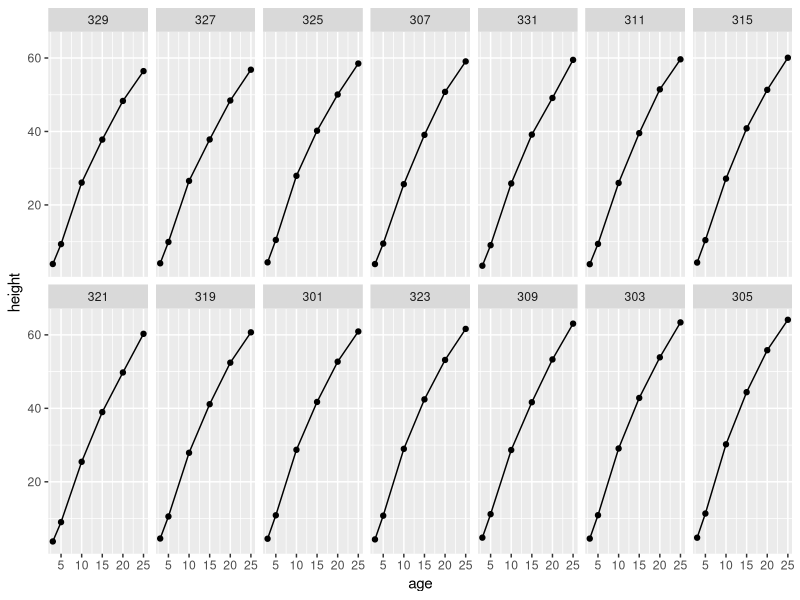
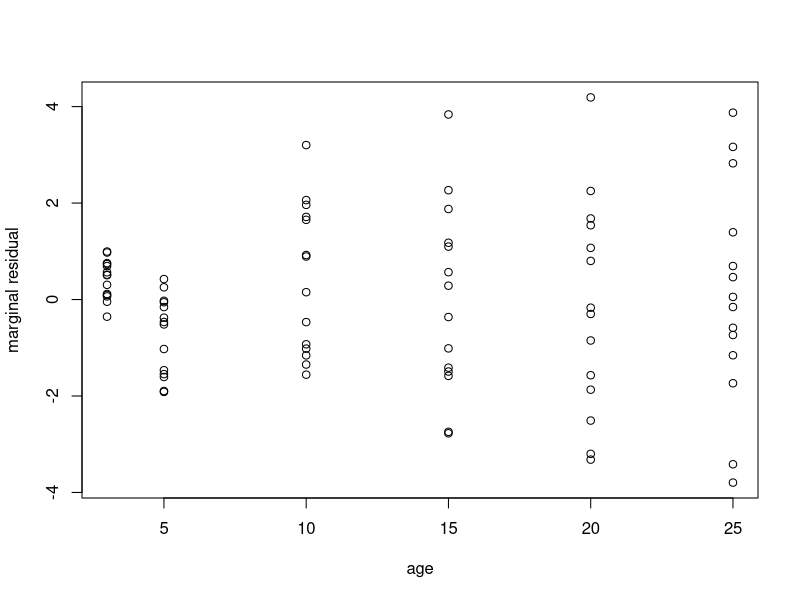
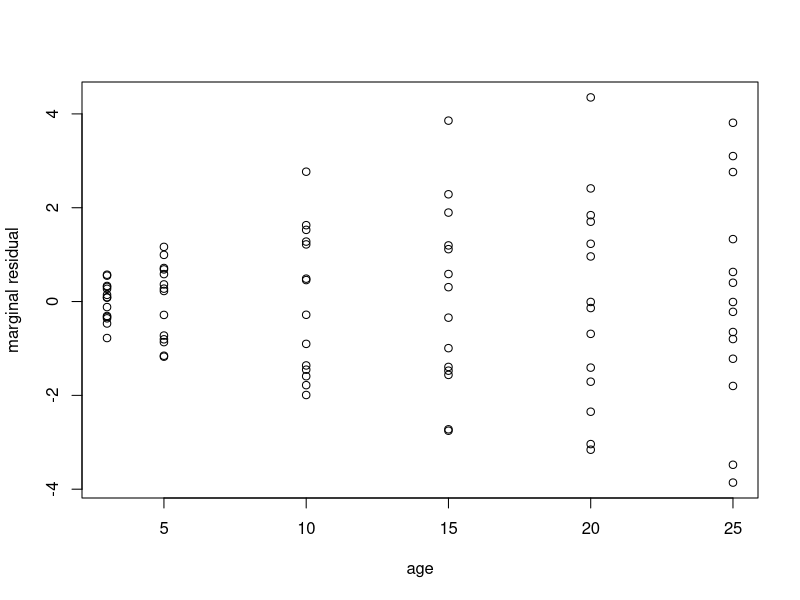
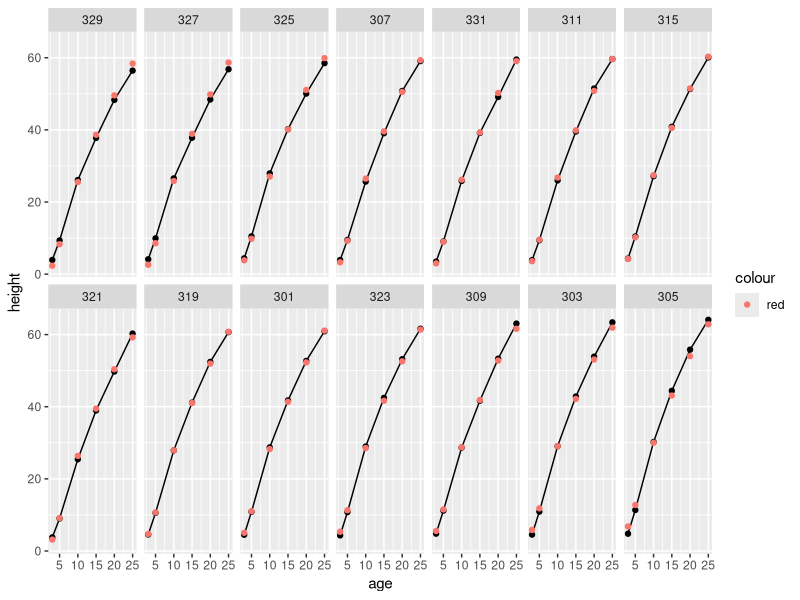
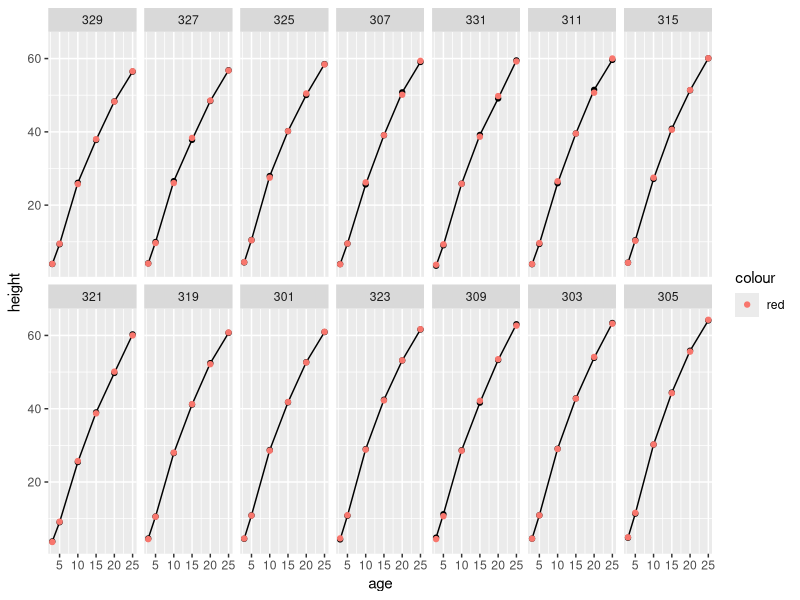
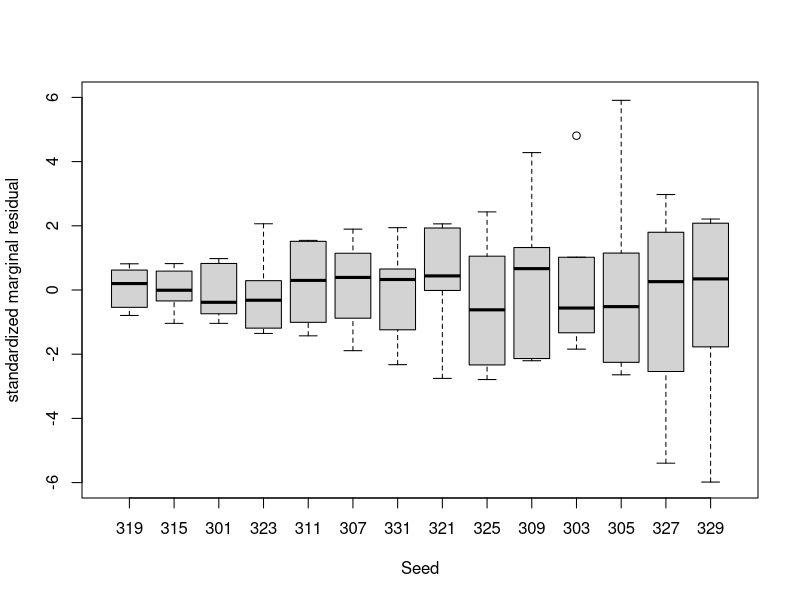
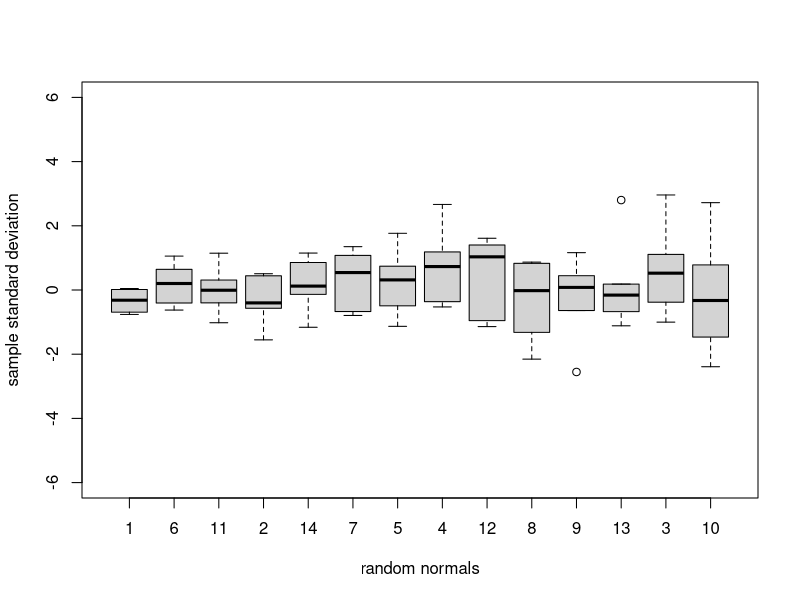
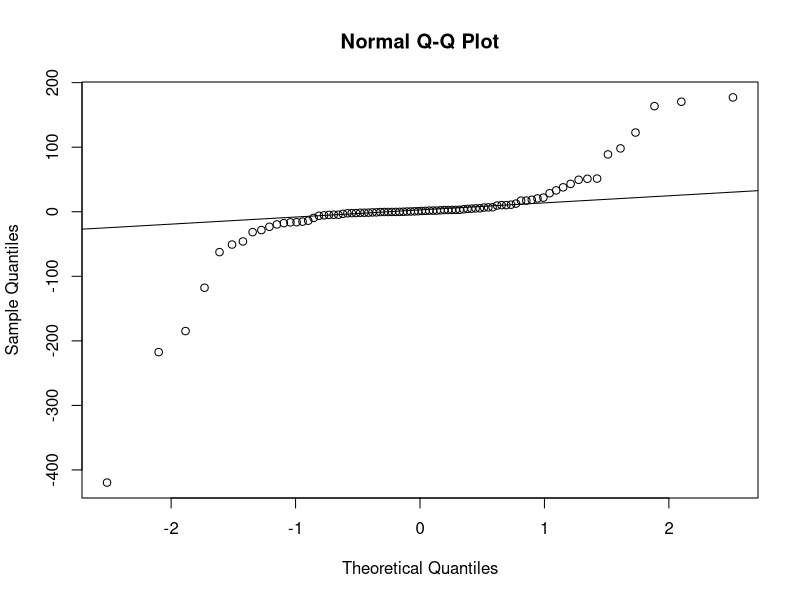

The R source for these figures, in order:
## ---- chunk 1
library(nlme)

# aggregated model
Mach.agg <- aggregate(score~Machine*Worker, data = Machines, FUN=mean)

m2 <- lm(score~Machine+Worker, data = Mach.agg)

anova(m2)

# full model with interaction
m0 <- lm(score~Machine*Worker, data = Machines)

anova(m0)

(142.18*3/10)/(33.29/36)
1-pf((142.18*3/10)/(33.29/36), 10, 36)

# additive model (no interaction)
m1 <- lm(score~Machine+Worker, data = Machines)

anova(m1)

anova(m1,m0)



## ---- chunk 2
library(nlme)
library(ggplot2)
head(Loblolly)
ggplot(data = Loblolly) + 
  geom_line(mapping = aes(x = age, y = height)) + 
  geom_point(mapping = aes(x = age, y = height)) + 
  facet_wrap(~ Seed, nrow = 2)

## ---- chunk 3
lmc <- lmeControl(niterEM=1000,msMaxIter=1000,msMaxEval=1000)

model1 <- lme(height ~ poly(age,3), data = Loblolly,
random = list(Seed = ~ poly(age,3)),
correlation = corAR1(form = ~ age|Seed), control = lmc)

summary(model1)
## ---- chunk 4
bdiag_m <- function(lmat) {
    ## Copyright (C) 2016 Martin Maechler, ETH Zurich
    if(!length(lmat)) return(new("dgCMatrix"))
    stopifnot(is.list(lmat), is.matrix(lmat[[1]]),
              (k <- (d <- dim(lmat[[1]]))[1]) == d[2], # k x k
              all(vapply(lmat, dim, integer(2)) == k)) # all of them
    N <- length(lmat)
    if(N * k > .Machine$integer.max)
        stop("resulting matrix too large; would be  M x M, with M=", N*k)
    M <- as.integer(N * k)
    ## result: an   M x M  matrix
    new("dgCMatrix", Dim = c(M,M),
        ## 'i :' maybe there's a faster way (w/o matrix indexing), but elegant?
        i = as.vector(matrix(0L:(M-1L), nrow=k)[, rep(seq_len(N), each=k)]),
        p = k * 0L:M,
        x = as.double(unlist(lmat, recursive=FALSE, use.names=FALSE)))
}
## ---- chunk 5
library(lme4)
model2lmer <- lmer(height ~ poly(age,3) + (poly(age,3) | Seed), data = Loblolly, control = lmerControl(optimizer="Nelder_Mead", optCtrl = list(maxfun = 100000), check.conv.grad = .makeCC("warning", tol = 0.71, relTol = NULL)))
Z <- model.matrix(model2lmer, type = 'random')
psi_i <- getVarCov(model1)
psi <- bdiag_m(list(psi_i,psi_i,psi_i,psi_i,psi_i,psi_i,psi_i,psi_i,psi_i,psi_i,psi_i,psi_i,psi_i,psi_i))
inv_psi <- solve(psi)
phi <- coef(model1$modelStruct$corStruct, unconstrained = FALSE)
L <- (summary(model1)$sigma^2)*diag(nrow(Loblolly))
for(i in 1:nrow(L)){
  for(j in nrow(L)){
    if(j==(i+1)||j==(i-1)){
      L[i,j] <- phi
    }
  }
}
invL <- solve(L)
A <- inv_psi+t(Z)%*%invL%*%Z
invA <- solve(A)
P<-invL-invL%*%Z%*%invA%*%t(Z)%*%invL
X <- model.matrix(model2lmer, type = 'fixed')
cov.beta.hat <- solve(t(X)%*%P%*%X)
Y <- Loblolly$height
beta.hat <- cov.beta.hat%*%t(X)%*%P%*%Y
beta.hat
cov.beta.hat
beta.hat / sqrt(diag(cov.beta.hat)) # t-values
1-pchisq(as.numeric((beta.hat / sqrt(diag(cov.beta.hat)))^2), 1) # rough p-values
1-pf(as.numeric((beta.hat / sqrt(diag(cov.beta.hat)))^2), 1, nrow(Loblolly)-4)
## ---- chunk 6
model2 <- lme(height ~ poly(age,3), data = Loblolly,
random = list(Seed = ~ poly(age,3)),
correlation = NULL, control = lmc)

summary(model2)
## ---- chunk 7
library(lme4)
model2lmer <- lmer(height ~ poly(age,3) + (poly(age,3) | Seed), data = Loblolly, control = lmerControl(optimizer="Nelder_Mead", optCtrl = list(maxfun = 100000), check.conv.grad = .makeCC("warning", tol = 0.71, relTol = NULL)))
summary(model2lmer)
## ---- chunk 8
marginal.resids <- Loblolly$height - model.matrix(model2lmer, type = 'fixed')%*%fixef(model2lmer)
plot(Loblolly$age, marginal.resids, xlab = 'age', ylab = 'marginal residual')
## ---- chunk 9
library(lme4)
model3lmer <- lmer(height ~ poly(age,5) + (1 | Seed), data = Loblolly, control = lmerControl(optimizer="Nelder_Mead", optCtrl = list(maxfun = 100000), check.conv.grad = .makeCC("warning", tol = 0.71, relTol = NULL)))
marginal.resids3 <- Loblolly$height - model.matrix(model3lmer, type = 'fixed')%*%fixef(model3lmer)
plot(Loblolly$age, marginal.resids3, xlab = 'age', ylab = 'marginal residual')
## ---- chunk 10
Loblolly$fitted3 <- fitted(model3lmer)

ggplot(data = Loblolly) + 
  geom_line(mapping = aes(x = age, y = height)) + 
  geom_point(mapping = aes(x = age, y = height)) + 
  geom_point(mapping = aes(x = age, y = fitted3, color = 'red')) +
  facet_wrap(~ Seed, nrow = 2)
## ---- chunk 11
model4lmer <- lmer(height ~ poly(age,5) + (poly(age,2) | Seed), data = Loblolly)
marginal.resids4 <- Loblolly$height - model.matrix(model4lmer, type = 'fixed')%*%fixef(model4lmer)
Loblolly$fitted4 <- fitted(model4lmer)
ggplot(data = Loblolly) + 
  geom_line(mapping = aes(x = age, y = height)) + 
  geom_point(mapping = aes(x = age, y = height)) + 
  geom_point(mapping = aes(x = age, y = fitted4, color = 'red')) +
  facet_wrap(~ Seed, nrow = 2)
## ---- chunk 12
Z <- model.matrix(model4lmer, type = 'random')
dim_cov <- dim(attr(VarCorr(model4lmer)[1]$Seed, 'correlation'))[1]
psi_i <- as.matrix(VarCorr(model4lmer)[1]$Seed[1:dim_cov,1:dim_cov])
psi <- bdiag_m(list(psi_i,psi_i,psi_i,psi_i,psi_i,psi_i,psi_i,psi_i,psi_i,psi_i,psi_i,psi_i,psi_i,psi_i))
inv_psi <- solve(psi)
L <- (summary(model4lmer)$sigma^2)*diag(nrow(Loblolly))
invL <- solve(L)
A <- inv_psi+t(Z)%*%invL%*%Z
invA <- solve(A)
P<-invL-invL%*%Z%*%invA%*%t(Z)%*%invL
X <- as.matrix(model.matrix(model4lmer, type = 'fixed'))
cov.beta.hat <- solve(t(X)%*%P%*%X)
Sigma_e <- P-X%*%cov.beta.hat%*%t(X)
Y <- Loblolly$height
beta.hat <- cov.beta.hat%*%t(X)%*%P%*%Y
Pi <- as.matrix(P)[1:6,1:6]
cholPi <- t(solve(chol(solve(Pi))))
standardized_resids <- rep(NA,84)
seed=1
cov.check <- 0
for(i in 1:14){
  standardized_resids[(seed-1)*6+(1:6)] <- t(cholPi)%*%marginal.resids4[(seed-1)*6+(1:6)]
  cov.check <- cov.check + sum((diag(6)-standardized_resids[(seed-1)*6+(1:6)]%*%t(standardized_resids[(seed-1)*6+(1:6)]))^2)
  seed <- seed + 1
}

Loblolly$standardized_resids <- standardized_resids
## ---- chunk 13
library(tidyverse)
Loblolly<-Loblolly %>% 
  group_by(Seed) %>% 
  mutate(sd_stan_resids = sd(standardized_resids)) %>% 
  arrange(sd_stan_resids) %>%
  ungroup()

Loblolly$Seed <- factor(Loblolly$Seed, ordered = FALSE, levels = unique(Loblolly$Seed))

plot(Loblolly$Seed, Loblolly$standardized_resids, xlab = 'Seed', ylab = 'standardized marginal residual', ylim = c(-6,6))

fakedata <- cbind(rnorm(84), c(rep(1,6),rep(2,6),rep(3,6),rep(4,6),
                                rep(5,6),rep(6,6),rep(7,6),rep(8,6),
                                rep(9,6),rep(10,6),rep(11,6),rep(12,6),
                                rep(13,6),rep(14,6)))

fakedata <- data.frame(fakedata)

fakedata<-fakedata %>% 
  group_by(X2) %>% 
  mutate(sd_X1 = sd(X1)) %>% 
  arrange(sd_X1) %>%
  ungroup()

fakedata$X2 <- factor(fakedata$X2, ordered = FALSE, levels = unique(fakedata$X2))

plot(fakedata$X2, fakedata$X1, xlab = 'random normals', ylab = 'sample standard deviation', ylim = c(-6,6))
## ---- chunk 14
B <- (diag(nrow(Loblolly)) - Z%*%invA%*%t(Z)%*%invL)
P2 <- B%*%solve(P)%*%t(B)
cholP2 <- t(solve(chol(P2)))
standardized_conditional_residuals <- cholP2%*%(Y - Loblolly$fitted4)
qqnorm(standardized_conditional_residuals)
qqline(standardized_conditional_residuals)
shapiro.test(as.numeric(standardized_conditional_residuals))

Loblolly$standardized_conditional_residuals <- as.numeric(standardized_conditional_residuals)
boxplot(standardized_conditional_residuals~Seed, data = Loblolly,xlab = 'Seed', ylab = 'standardized conditional residual', ylim = c(-3,3))

boxplot(standardized_conditional_residuals~age, data = Loblolly)
## ---- chunk 15
anova(model1, model2)

model2ml <- lme(height ~ poly(age,3), data = Loblolly,
random = list(Seed = ~ poly(age,2)),
correlation = NULL, control = lmc, method = 'ML')
summary(model2ml)

model1ml <- lme(height ~ poly(age,3), data = Loblolly,
random = list(Seed = ~ poly(age,2)),
correlation = corAR1(form = ~ age|Seed), control = lmc, method = 'ML')

summary(model1ml)
anova(model1ml, model2ml)
## ---- chunk 16
summary(model2lmer)

library(lmerTest)
X5 <- poly(Loblolly$age,5)
Loblolly_poly <- Loblolly
Loblolly_poly$linear <- X5[,1]
Loblolly_poly$quadratic <- X5[,2]
Loblolly_poly$cubic <- X5[,3]
Loblolly_poly$quartic <- X5[,4]
Loblolly_poly$quintic <- X5[,5]
model2lmer_quartic <- lmer(height ~ linear+quadratic+cubic+quartic + (linear+quadratic | Seed), data = Loblolly_poly)
summary(model2lmer_quartic)
model2lmer_quintic <- lmer(height ~ linear+quadratic+cubic+quartic+quintic + (linear+quadratic | Seed), data = Loblolly_poly)
summary(model2lmer_quintic)

anova(model2lmer_quartic, type = 'III', ddf = 'Ken')

anova(model2lmer_quintic, type = 'III', ddf = 'Ken')

anova(model2lmer_quartic, model2lmer_quintic)
## ---- chunk 17
fun <- function(model) summary(model)$coefficients[,1]
booted <- bootMer(model2lmer_quintic, fun, 100, type = 'parametric')

library(boot)
boot.ci(booted, conf = 0.95, type = 'basic', index = 1)
boot.ci(booted, conf = 0.95, type = 'basic', index = 2)
boot.ci(booted, conf = 0.95, type = 'basic', index = 3)
boot.ci(booted, conf = 0.95, type = 'basic', index = 4)
boot.ci(booted, conf = 0.95, type = 'basic', index = 5)
